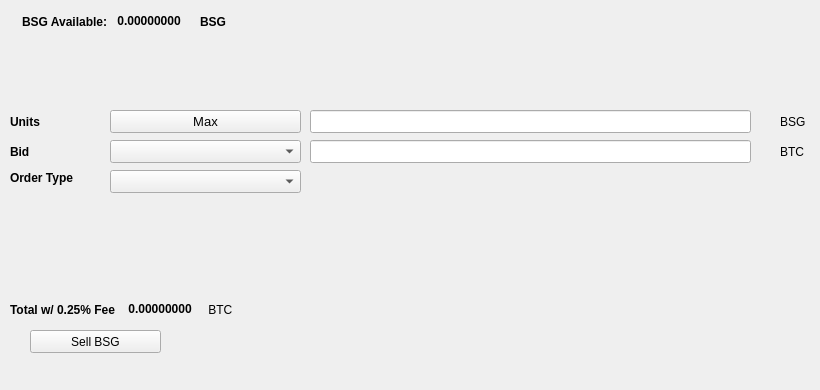
   <widget class="QWidget" name="SellTab">
    <attribute name="title">
     <string>Sell</string>
    </attribute>
    <widget class="QLabel" name="label_16">
     <property name="geometry">
      <rect>
       <x>780</x>
       <y>140</y>
       <width>31</width>
       <height>23</height>
      </rect>
     </property>
     <property name="text">
      <string>BTC</string>
     </property>
    </widget>
    <widget class="QComboBox" name="SellBidcomboBox">
     <property name="geometry">
      <rect>
       <x>110</x>
       <y>140</y>
       <width>191</width>
       <height>23</height>
      </rect>
     </property>
     <property name="font">
      <font>
       <pointsize>10</pointsize>
      </font>
     </property>
    </widget>
    <widget class="QLabel" name="label_18">
     <property name="geometry">
      <rect>
       <x>10</x>
       <y>110</y>
       <width>46</width>
       <height>23</height>
      </rect>
     </property>
     <property name="font">
      <font>
       <weight>75</weight>
       <bold>true</bold>
      </font>
     </property>
     <property name="text">
      <string>Units</string>
     </property>
    </widget>
    <widget class="QPushButton" name="Sell_Max_Amount">
     <property name="geometry">
      <rect>
       <x>110</x>
       <y>110</y>
       <width>191</width>
       <height>23</height>
      </rect>
     </property>
     <property name="font">
      <font>
       <pointsize>10</pointsize>
      </font>
     </property>
     <property name="text">
      <string>Max</string>
     </property>
    </widget>
    <widget class="QLabel" name="label_20">
     <property name="geometry">
      <rect>
       <x>10</x>
       <y>170</y>
       <width>91</width>
       <height>16</height>
      </rect>
     </property>
     <property name="font">
      <font>
       <weight>75</weight>
       <bold>true</bold>
      </font>
     </property>
     <property name="text">
      <string>Order Type</string>
     </property>
    </widget>
    <widget class="QComboBox" name="SellOrdertypeCombo">
     <property name="geometry">
      <rect>
       <x>110</x>
       <y>170</y>
       <width>191</width>
       <height>23</height>
      </rect>
     </property>
     <property name="font">
      <font>
       <pointsize>10</pointsize>
      </font>
     </property>
    </widget>
    <widget class="QLabel" name="label_21">
     <property name="geometry">
      <rect>
       <x>10</x>
       <y>140</y>
       <width>46</width>
       <height>23</height>
      </rect>
     </property>
     <property name="font">
      <font>
       <weight>75</weight>
       <bold>true</bold>
      </font>
     </property>
     <property name="text">
      <string>Bid</string>
     </property>
    </widget>
    <widget class="QLabel" name="label_22">
     <property name="geometry">
      <rect>
       <x>780</x>
       <y>110</y>
       <width>31</width>
       <height>23</height>
      </rect>
     </property>
     <property name="text">
      <string>BSG</string>
     </property>
    </widget>
    <widget class="QLineEdit" name="UnitsInputBSG">
     <property name="geometry">
      <rect>
       <x>310</x>
       <y>110</y>
       <width>441</width>
       <height>23</height>
      </rect>
     </property>
     <property name="font">
      <font>
       <pointsize>9</pointsize>
       <weight>75</weight>
       <bold>true</bold>
      </font>
     </property>
    </widget>
    <widget class="QLineEdit" name="SellBidPriceEdit">
     <property name="geometry">
      <rect>
       <x>310</x>
       <y>140</y>
       <width>441</width>
       <height>23</height>
      </rect>
     </property>
     <property name="font">
      <font>
       <pointsize>9</pointsize>
       <weight>75</weight>
       <bold>true</bold>
      </font>
     </property>
    </widget>
    <widget class="QPushButton" name="SellBSGBTN">
     <property name="geometry">
      <rect>
       <x>30</x>
       <y>330</y>
       <width>131</width>
       <height>23</height>
      </rect>
     </property>
     <property name="text">
      <string>Sell BSG</string>
     </property>
     <property name="icon">
      <iconset resource="../BSG">
       <normaloff>:/icons/bitcoin</normaloff>:/icons/bitcoin</iconset>
     </property>
    </widget>
    <widget class="QWidget" name="layoutWidget3">
     <property name="geometry">
      <rect>
       <x>22</x>
       <y>12</y>
       <width>258</width>
       <height>19</height>
      </rect>
     </property>
     <layout class="QHBoxLayout" name="horizontalLayout">
      <item>
       <widget class="QLabel" name="label232_2">
        <property name="font">
         <font>
          <weight>75</weight>
          <bold>true</bold>
         </font>
        </property>
        <property name="text">
         <string>BSG Available:</string>
        </property>
       </widget>
      </item>
      <item>
       <widget class="QLabel" name="BSGAvailableLabel">
        <property name="palette">
         <palette>
          <active>
           <colorrole role="WindowText">
            <brush brushstyle="SolidPattern">
             <color alpha="255">
              <red>0</red>
              <green>0</green>
              <blue>0</blue>
             </color>
            </brush>
           </colorrole>
           <colorrole role="Button">
            <brush brushstyle="SolidPattern">
             <color alpha="255">
              <red>0</red>
              <green>170</green>
              <blue>0</blue>
             </color>
            </brush>
           </colorrole>
           <colorrole role="Light">
            <brush brushstyle="SolidPattern">
             <color alpha="255">
              <red>0</red>
              <green>255</green>
              <blue>0</blue>
             </color>
            </brush>
           </colorrole>
           <colorrole role="Midlight">
            <brush brushstyle="SolidPattern">
             <color alpha="255">
              <red>0</red>
              <green>212</green>
              <blue>0</blue>
             </color>
            </brush>
           </colorrole>
           <colorrole role="Dark">
            <brush brushstyle="SolidPattern">
             <color alpha="255">
              <red>0</red>
              <green>85</green>
              <blue>0</blue>
             </color>
            </brush>
           </colorrole>
           <colorrole role="Mid">
            <brush brushstyle="SolidPattern">
             <color alpha="255">
              <red>0</red>
              <green>113</green>
              <blue>0</blue>
             </color>
            </brush>
           </colorrole>
           <colorrole role="Text">
            <brush brushstyle="SolidPattern">
             <color alpha="255">
              <red>0</red>
              <green>170</green>
              <blue>0</blue>
             </color>
            </brush>
           </colorrole>
           <colorrole role="BrightText">
            <brush brushstyle="SolidPattern">
             <color alpha="255">
              <red>255</red>
              <green>255</green>
              <blue>255</blue>
             </color>
            </brush>
           </colorrole>
           <colorrole role="ButtonText">
            <brush brushstyle="SolidPattern">
             <color alpha="255">
              <red>0</red>
              <green>0</green>
              <blue>0</blue>
             </color>
            </brush>
           </colorrole>
           <colorrole role="Base">
            <brush brushstyle="SolidPattern">
             <color alpha="255">
              <red>255</red>
              <green>255</green>
              <blue>255</blue>
             </color>
            </brush>
           </colorrole>
           <colorrole role="Window">
            <brush brushstyle="SolidPattern">
             <color alpha="255">
              <red>0</red>
              <green>170</green>
              <blue>0</blue>
             </color>
            </brush>
           </colorrole>
           <colorrole role="Shadow">
            <brush brushstyle="SolidPattern">
             <color alpha="255">
              <red>0</red>
              <green>0</green>
              <blue>0</blue>
             </color>
            </brush>
           </colorrole>
           <colorrole role="AlternateBase">
            <brush brushstyle="SolidPattern">
             <color alpha="255">
              <red>127</red>
              <green>212</green>
              <blue>127</blue>
             </color>
            </brush>
           </colorrole>
           <colorrole role="ToolTipBase">
            <brush brushstyle="SolidPattern">
             <color alpha="255">
              <red>255</red>
              <green>255</green>
              <blue>220</blue>
             </color>
            </brush>
           </colorrole>
           <colorrole role="ToolTipText">
            <brush brushstyle="SolidPattern">
             <color alpha="255">
              <red>0</red>
              <green>0</green>
              <blue>0</blue>
             </color>
            </brush>
           </colorrole>
          </active>
          <inactive>
           <colorrole role="WindowText">
            <brush brushstyle="SolidPattern">
             <color alpha="255">
              <red>0</red>
              <green>0</green>
              <blue>0</blue>
             </color>
            </brush>
           </colorrole>
           <colorrole role="Button">
            <brush brushstyle="SolidPattern">
             <color alpha="255">
              <red>0</red>
              <green>170</green>
              <blue>0</blue>
             </color>
            </brush>
           </colorrole>
           <colorrole role="Light">
            <brush brushstyle="SolidPattern">
             <color alpha="255">
              <red>0</red>
              <green>255</green>
              <blue>0</blue>
             </color>
            </brush>
           </colorrole>
           <colorrole role="Midlight">
            <brush brushstyle="SolidPattern">
             <color alpha="255">
              <red>0</red>
              <green>212</green>
              <blue>0</blue>
             </color>
            </brush>
           </colorrole>
           <colorrole role="Dark">
            <brush brushstyle="SolidPattern">
             <color alpha="255">
              <red>0</red>
              <green>85</green>
              <blue>0</blue>
             </color>
            </brush>
           </colorrole>
           <colorrole role="Mid">
            <brush brushstyle="SolidPattern">
             <color alpha="255">
              <red>0</red>
              <green>113</green>
              <blue>0</blue>
             </color>
            </brush>
           </colorrole>
           <colorrole role="Text">
            <brush brushstyle="SolidPattern">
             <color alpha="255">
              <red>0</red>
              <green>170</green>
              <blue>0</blue>
             </color>
            </brush>
           </colorrole>
           <colorrole role="BrightText">
            <brush brushstyle="SolidPattern">
             <color alpha="255">
              <red>255</red>
              <green>255</green>
              <blue>255</blue>
             </color>
            </brush>
           </colorrole>
           <colorrole role="ButtonText">
            <brush brushstyle="SolidPattern">
             <color alpha="255">
              <red>0</red>
              <green>0</green>
              <blue>0</blue>
             </color>
            </brush>
           </colorrole>
           <colorrole role="Base">
            <brush brushstyle="SolidPattern">
             <color alpha="255">
              <red>255</red>
              <green>255</green>
              <blue>255</blue>
             </color>
            </brush>
           </colorrole>
           <colorrole role="Window">
            <brush brushstyle="SolidPattern">
             <color alpha="255">
              <red>0</red>
              <green>170</green>
              <blue>0</blue>
             </color>
            </brush>
           </colorrole>
           <colorrole role="Shadow">
            <brush brushstyle="SolidPattern">
             <color alpha="255">
              <red>0</red>
              <green>0</green>
              <blue>0</blue>
             </color>
            </brush>
           </colorrole>
           <colorrole role="AlternateBase">
            <brush brushstyle="SolidPattern">
             <color alpha="255">
              <red>127</red>
              <green>212</green>
              <blue>127</blue>
             </color>
            </brush>
           </colorrole>
           <colorrole role="ToolTipBase">
            <brush brushstyle="SolidPattern">
             <color alpha="255">
              <red>255</red>
              <green>255</green>
              <blue>220</blue>
             </color>
            </brush>
           </colorrole>
           <colorrole role="ToolTipText">
            <brush brushstyle="SolidPattern">
             <color alpha="255">
              <red>0</red>
              <green>0</green>
              <blue>0</blue>
             </color>
            </brush>
           </colorrole>
          </inactive>
          <disabled>
           <colorrole role="WindowText">
            <brush brushstyle="SolidPattern">
             <color alpha="255">
              <red>0</red>
              <green>85</green>
              <blue>0</blue>
             </color>
            </brush>
           </colorrole>
           <colorrole role="Button">
            <brush brushstyle="SolidPattern">
             <color alpha="255">
              <red>0</red>
              <green>170</green>
              <blue>0</blue>
             </color>
            </brush>
           </colorrole>
           <colorrole role="Light">
            <brush brushstyle="SolidPattern">
             <color alpha="255">
              <red>0</red>
              <green>255</green>
              <blue>0</blue>
             </color>
            </brush>
           </colorrole>
           <colorrole role="Midlight">
            <brush brushstyle="SolidPattern">
             <color alpha="255">
              <red>0</red>
              <green>212</green>
              <blue>0</blue>
             </color>
            </brush>
           </colorrole>
           <colorrole role="Dark">
            <brush brushstyle="SolidPattern">
             <color alpha="255">
              <red>0</red>
              <green>85</green>
              <blue>0</blue>
             </color>
            </brush>
           </colorrole>
           <colorrole role="Mid">
            <brush brushstyle="SolidPattern">
             <color alpha="255">
              <red>0</red>
              <green>113</green>
              <blue>0</blue>
             </color>
            </brush>
           </colorrole>
           <colorrole role="Text">
            <brush brushstyle="SolidPattern">
             <color alpha="255">
              <red>0</red>
              <green>85</green>
              <blue>0</blue>
             </color>
            </brush>
           </colorrole>
           <colorrole role="BrightText">
            <brush brushstyle="SolidPattern">
             <color alpha="255">
              <red>255</red>
              <green>255</green>
              <blue>255</blue>
             </color>
            </brush>
           </colorrole>
           <colorrole role="ButtonText">
            <brush brushstyle="SolidPattern">
             <color alpha="255">
              <red>0</red>
              <green>85</green>
              <blue>0</blue>
             </color>
            </brush>
           </colorrole>
           <colorrole role="Base">
            <brush brushstyle="SolidPattern">
             <color alpha="255">
              <red>0</red>
              <green>170</green>
              <blue>0</blue>
             </color>
            </brush>
           </colorrole>
           <colorrole role="Window">
            <brush brushstyle="SolidPattern">
             <color alpha="255">
              <red>0</red>
              <green>170</green>
              <blue>0</blue>
             </color>
            </brush>
           </colorrole>
           <colorrole role="Shadow">
            <brush brushstyle="SolidPattern">
             <color alpha="255">
              <red>0</red>
              <green>0</green>
              <blue>0</blue>
             </color>
            </brush>
           </colorrole>
           <colorrole role="AlternateBase">
            <brush brushstyle="SolidPattern">
             <color alpha="255">
              <red>0</red>
              <green>170</green>
              <blue>0</blue>
             </color>
            </brush>
           </colorrole>
           <colorrole role="ToolTipBase">
            <brush brushstyle="SolidPattern">
             <color alpha="255">
              <red>255</red>
              <green>255</green>
              <blue>220</blue>
             </color>
            </brush>
           </colorrole>
           <colorrole role="ToolTipText">
            <brush brushstyle="SolidPattern">
             <color alpha="255">
              <red>0</red>
              <green>0</green>
              <blue>0</blue>
             </color>
            </brush>
           </colorrole>
          </disabled>
         </palette>
        </property>
        <property name="font">
         <font>
          <weight>75</weight>
          <bold>true</bold>
         </font>
        </property>
        <property name="text">
         <string> 0.00000000 </string>
        </property>
        <property name="textInteractionFlags">
         <set>Qt::LinksAccessibleByMouse|Qt::TextSelectableByKeyboard|Qt::TextSelectableByMouse</set>
        </property>
       </widget>
      </item>
      <item>
       <widget class="QLabel" name="labelBSG">
        <property name="font">
         <font>
          <weight>75</weight>
          <bold>true</bold>
         </font>
        </property>
        <property name="text">
         <string>BSG</string>
        </property>
       </widget>
      </item>
     </layout>
    </widget>
    <widget class="QWidget" name="layoutWidget">
     <property name="geometry">
      <rect>
       <x>10</x>
       <y>300</y>
       <width>268</width>
       <height>19</height>
      </rect>
     </property>
     <layout class="QHBoxLayout" name="horizontalLayout_2">
      <item>
       <widget class="QLabel" name="label_19">
        <property name="font">
         <font>
          <weight>75</weight>
          <bold>true</bold>
         </font>
        </property>
        <property name="text">
         <string>Total w/ 0.25% Fee </string>
        </property>
       </widget>
      </item>
      <item>
       <widget class="QLabel" name="SellCostLabel">
        <property name="palette">
         <palette>
          <active>
           <colorrole role="WindowText">
            <brush brushstyle="SolidPattern">
             <color alpha="255">
              <red>0</red>
              <green>0</green>
              <blue>0</blue>
             </color>
            </brush>
           </colorrole>
           <colorrole role="Button">
            <brush brushstyle="SolidPattern">
             <color alpha="255">
              <red>0</red>
              <green>170</green>
              <blue>0</blue>
             </color>
            </brush>
           </colorrole>
           <colorrole role="Light">
            <brush brushstyle="SolidPattern">
             <color alpha="255">
              <red>0</red>
              <green>255</green>
              <blue>0</blue>
             </color>
            </brush>
           </colorrole>
           <colorrole role="Midlight">
            <brush brushstyle="SolidPattern">
             <color alpha="255">
              <red>0</red>
              <green>212</green>
              <blue>0</blue>
             </color>
            </brush>
           </colorrole>
           <colorrole role="Dark">
            <brush brushstyle="SolidPattern">
             <color alpha="255">
              <red>0</red>
              <green>85</green>
              <blue>0</blue>
             </color>
            </brush>
           </colorrole>
           <colorrole role="Mid">
            <brush brushstyle="SolidPattern">
             <color alpha="255">
              <red>0</red>
              <green>113</green>
              <blue>0</blue>
             </color>
            </brush>
           </colorrole>
           <colorrole role="Text">
            <brush brushstyle="SolidPattern">
             <color alpha="255">
              <red>0</red>
              <green>170</green>
              <blue>0</blue>
             </color>
            </brush>
           </colorrole>
           <colorrole role="BrightText">
            <brush brushstyle="SolidPattern">
             <color alpha="255">
              <red>255</red>
              <green>255</green>
              <blue>255</blue>
             </color>
            </brush>
           </colorrole>
           <colorrole role="ButtonText">
            <brush brushstyle="SolidPattern">
             <color alpha="255">
              <red>0</red>
              <green>0</green>
              <blue>0</blue>
             </color>
            </brush>
           </colorrole>
           <colorrole role="Base">
            <brush brushstyle="SolidPattern">
             <color alpha="255">
              <red>255</red>
              <green>255</green>
              <blue>255</blue>
             </color>
            </brush>
           </colorrole>
           <colorrole role="Window">
            <brush brushstyle="SolidPattern">
             <color alpha="255">
              <red>0</red>
              <green>170</green>
              <blue>0</blue>
             </color>
            </brush>
           </colorrole>
           <colorrole role="Shadow">
            <brush brushstyle="SolidPattern">
             <color alpha="255">
              <red>0</red>
              <green>0</green>
              <blue>0</blue>
             </color>
            </brush>
           </colorrole>
           <colorrole role="AlternateBase">
            <brush brushstyle="SolidPattern">
             <color alpha="255">
              <red>127</red>
              <green>212</green>
              <blue>127</blue>
             </color>
            </brush>
           </colorrole>
           <colorrole role="ToolTipBase">
            <brush brushstyle="SolidPattern">
             <color alpha="255">
              <red>255</red>
              <green>255</green>
              <blue>220</blue>
             </color>
            </brush>
           </colorrole>
           <colorrole role="ToolTipText">
            <brush brushstyle="SolidPattern">
             <color alpha="255">
              <red>0</red>
              <green>0</green>
              <blue>0</blue>
             </color>
            </brush>
           </colorrole>
          </active>
          <inactive>
           <colorrole role="WindowText">
            <brush brushstyle="SolidPattern">
             <color alpha="255">
              <red>0</red>
              <green>0</green>
              <blue>0</blue>
             </color>
            </brush>
           </colorrole>
           <colorrole role="Button">
            <brush brushstyle="SolidPattern">
             <color alpha="255">
              <red>0</red>
              <green>170</green>
              <blue>0</blue>
             </color>
            </brush>
           </colorrole>
           <colorrole role="Light">
            <brush brushstyle="SolidPattern">
             <color alpha="255">
              <red>0</red>
              <green>255</green>
              <blue>0</blue>
             </color>
            </brush>
           </colorrole>
           <colorrole role="Midlight">
            <brush brushstyle="SolidPattern">
             <color alpha="255">
              <red>0</red>
              <green>212</green>
              <blue>0</blue>
             </color>
            </brush>
           </colorrole>
           <colorrole role="Dark">
            <brush brushstyle="SolidPattern">
             <color alpha="255">
              <red>0</red>
              <green>85</green>
              <blue>0</blue>
             </color>
            </brush>
           </colorrole>
           <colorrole role="Mid">
            <brush brushstyle="SolidPattern">
             <color alpha="255">
              <red>0</red>
              <green>113</green>
              <blue>0</blue>
             </color>
            </brush>
           </colorrole>
           <colorrole role="Text">
            <brush brushstyle="SolidPattern">
             <color alpha="255">
              <red>0</red>
              <green>170</green>
              <blue>0</blue>
             </color>
            </brush>
           </colorrole>
           <colorrole role="BrightText">
            <brush brushstyle="SolidPattern">
             <color alpha="255">
              <red>255</red>
              <green>255</green>
              <blue>255</blue>
             </color>
            </brush>
           </colorrole>
           <colorrole role="ButtonText">
            <brush brushstyle="SolidPattern">
             <color alpha="255">
              <red>0</red>
              <green>0</green>
              <blue>0</blue>
             </color>
            </brush>
           </colorrole>
           <colorrole role="Base">
            <brush brushstyle="SolidPattern">
             <color alpha="255">
              <red>255</red>
              <green>255</green>
              <blue>255</blue>
             </color>
            </brush>
           </colorrole>
           <colorrole role="Window">
            <brush brushstyle="SolidPattern">
             <color alpha="255">
              <red>0</red>
              <green>170</green>
              <blue>0</blue>
             </color>
            </brush>
           </colorrole>
           <colorrole role="Shadow">
            <brush brushstyle="SolidPattern">
             <color alpha="255">
              <red>0</red>
              <green>0</green>
              <blue>0</blue>
             </color>
            </brush>
           </colorrole>
           <colorrole role="AlternateBase">
            <brush brushstyle="SolidPattern">
             <color alpha="255">
              <red>127</red>
              <green>212</green>
              <blue>127</blue>
             </color>
            </brush>
           </colorrole>
           <colorrole role="ToolTipBase">
            <brush brushstyle="SolidPattern">
             <color alpha="255">
              <red>255</red>
              <green>255</green>
              <blue>220</blue>
             </color>
            </brush>
           </colorrole>
           <colorrole role="ToolTipText">
            <brush brushstyle="SolidPattern">
             <color alpha="255">
              <red>0</red>
              <green>0</green>
              <blue>0</blue>
             </color>
            </brush>
           </colorrole>
          </inactive>
          <disabled>
           <colorrole role="WindowText">
            <brush brushstyle="SolidPattern">
             <color alpha="255">
              <red>0</red>
              <green>85</green>
              <blue>0</blue>
             </color>
            </brush>
           </colorrole>
           <colorrole role="Button">
            <brush brushstyle="SolidPattern">
             <color alpha="255">
              <red>0</red>
              <green>170</green>
              <blue>0</blue>
             </color>
            </brush>
           </colorrole>
           <colorrole role="Light">
            <brush brushstyle="SolidPattern">
             <color alpha="255">
              <red>0</red>
              <green>255</green>
              <blue>0</blue>
             </color>
            </brush>
           </colorrole>
           <colorrole role="Midlight">
            <brush brushstyle="SolidPattern">
             <color alpha="255">
              <red>0</red>
              <green>212</green>
              <blue>0</blue>
             </color>
            </brush>
           </colorrole>
           <colorrole role="Dark">
            <brush brushstyle="SolidPattern">
             <color alpha="255">
              <red>0</red>
              <green>85</green>
              <blue>0</blue>
             </color>
            </brush>
           </colorrole>
           <colorrole role="Mid">
            <brush brushstyle="SolidPattern">
             <color alpha="255">
              <red>0</red>
              <green>113</green>
              <blue>0</blue>
             </color>
            </brush>
           </colorrole>
           <colorrole role="Text">
            <brush brushstyle="SolidPattern">
             <color alpha="255">
              <red>0</red>
              <green>85</green>
              <blue>0</blue>
             </color>
            </brush>
           </colorrole>
           <colorrole role="BrightText">
            <brush brushstyle="SolidPattern">
             <color alpha="255">
              <red>255</red>
              <green>255</green>
              <blue>255</blue>
             </color>
            </brush>
           </colorrole>
           <colorrole role="ButtonText">
            <brush brushstyle="SolidPattern">
             <color alpha="255">
              <red>0</red>
              <green>85</green>
              <blue>0</blue>
             </color>
            </brush>
           </colorrole>
           <colorrole role="Base">
            <brush brushstyle="SolidPattern">
             <color alpha="255">
              <red>0</red>
              <green>170</green>
              <blue>0</blue>
             </color>
            </brush>
           </colorrole>
           <colorrole role="Window">
            <brush brushstyle="SolidPattern">
             <color alpha="255">
              <red>0</red>
              <green>170</green>
              <blue>0</blue>
             </color>
            </brush>
           </colorrole>
           <colorrole role="Shadow">
            <brush brushstyle="SolidPattern">
             <color alpha="255">
              <red>0</red>
              <green>0</green>
              <blue>0</blue>
             </color>
            </brush>
           </colorrole>
           <colorrole role="AlternateBase">
            <brush brushstyle="SolidPattern">
             <color alpha="255">
              <red>0</red>
              <green>170</green>
              <blue>0</blue>
             </color>
            </brush>
           </colorrole>
           <colorrole role="ToolTipBase">
            <brush brushstyle="SolidPattern">
             <color alpha="255">
              <red>255</red>
              <green>255</green>
              <blue>220</blue>
             </color>
            </brush>
           </colorrole>
           <colorrole role="ToolTipText">
            <brush brushstyle="SolidPattern">
             <color alpha="255">
              <red>0</red>
              <green>0</green>
              <blue>0</blue>
             </color>
            </brush>
           </colorrole>
          </disabled>
         </palette>
        </property>
        <property name="font">
         <font>
          <weight>75</weight>
          <bold>true</bold>
         </font>
        </property>
        <property name="autoFillBackground">
         <bool>false</bool>
        </property>
        <property name="text">
         <string> 0.00000000</string>
        </property>
        <property name="textInteractionFlags">
         <set>Qt::LinksAccessibleByMouse|Qt::TextSelectableByMouse</set>
        </property>
       </widget>
      </item>
      <item>
       <widget class="QLabel" name="label_17">
        <property name="font">
         <font>
          <weight>50</weight>
          <bold>false</bold>
         </font>
        </property>
        <property name="text">
         <string> BTC</string>
        </property>
       </widget>
      </item>
     </layout>
    </widget>
    <widget class="QLabel" name="label_23">
     <property name="geometry">
      <rect>
       <x>460</x>
       <y>300</y>
       <width>281</width>
       <height>81</height>
      </rect>
     </property>
     <property name="text">
      <string/>
     </property>
     <property name="pixmap">
      <pixmap>:/images/bittrex</pixmap>
     </property>
    </widget>
   </widget>
